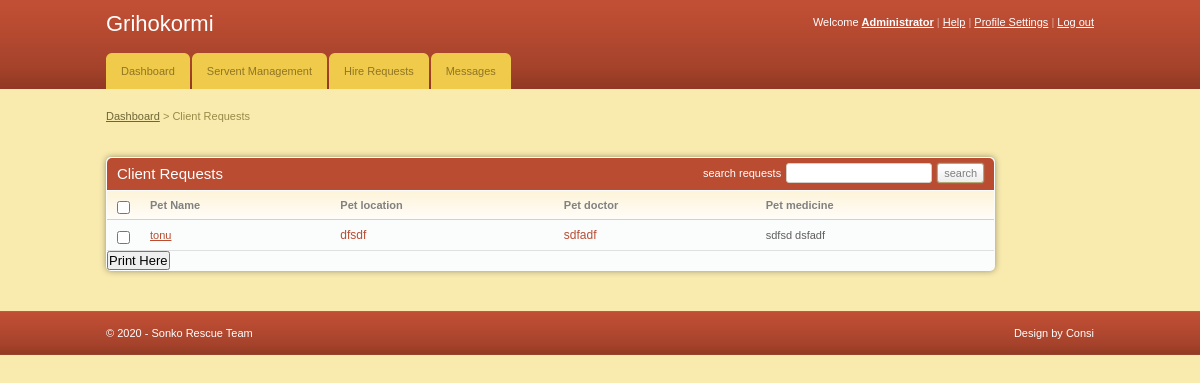
Page /admin/pet_clinic.php (signed in) on the committed database.
### tables this page shows
CREATE TABLE IF NOT EXISTS `pet_clinic` (
  `clinic_id` int(11) NOT NULL AUTO_INCREMENT,
  `pet_id` int(11) NOT NULL,
  `location` text NOT NULL,
  `medicine` text NOT NULL,
  `doctor` varchar(255) NOT NULL,
  PRIMARY KEY (`clinic_id`)
);

CREATE TABLE IF NOT EXISTS `pets` (
  `pet_id` int(11) NOT NULL AUTO_INCREMENT,
  `pet_name` varchar(255) NOT NULL,
  `pet_type` varchar(255) NOT NULL,
  `image` text,
  `price` int(11) NOT NULL,
  `status` varchar(255) NOT NULL,
  PRIMARY KEY (`pet_id`)
);

### admin/pet_clinic.php (the view, shortened to what this page needs)
<!DOCTYPE html PUBLIC "-//W3C//DTD XHTML 1.0 Transitional//EN" "http://www.w3.org/TR/xhtml1/DTD/xhtml1-transitional.dtd">
<html xmlns="http://www.w3.org/1999/xhtml">
<head>
	<link rel="stylesheet" href="css/style.css" type="text/css" media="all" />
</head>
<body>
<div id="header">
	<div class="shell">
		<?php
			include 'menu.php';
		?>
	</div>
</div>
<div id="container">
	<div class="shell">
		<div class="small-nav">
			<a href="index.php">Dashboard</a>
			<span>&gt;</span>
			Client Requests
		</div>
		<br />
		<div id="main">
			<div id="content" style="width:90%">
				<div class="box">
					<div class="box-head">
						<h2 class="left">Client Requests</h2>
						<div class="right">
							<label>search requests</label>
							<input type="text" class="field small-field" />
							<input type="submit" class="button" value="search" />
						</div>
					</div>
					<div class="table">
						<table width="100%" border="0" cellspacing="0" cellpadding="0">
							<tr>
								<th width="13"><input type="checkbox" class="checkbox" /></th>
								<th>Pet Name</th>
								<th>Pet location</th>
								<th>Pet doctor</th>
								<th>Pet medicine</th>
							</tr>
							<?php
								$connect = mysqli_connect("localhost", "root", "", "petshop");
								$sql ="SELECT pets.pet_name,pet_clinic.location,pet_clinic.doctor,pet_clinic.medicine FROM pet_clinic INNER JOIN pets WHERE pet_clinic.pet_id=pets.pet_id";
								$result = mysqli_query($connect, $sql);  ?>
								 <?php
                          if(mysqli_num_rows($result) > 0)
                          {
                               while($row = mysqli_fetch_array($result))
                               {
                          ?>
                          <tr>
								<td><input type="checkbox" class="checkbox" /></td>
								<td><a href="#"><?php echo $row['pet_name'] ?></a></td>
								<td><h3><a href="#"><?php echo $row['location'] ?></a></h3></td>
								<td><h3><a href="#"><?php echo $row['doctor'] ?></a></h3></td>
								<td><?php echo $row['medicine'] ?></td>
							</tr>
                          <?php
                               }
                          }
                          ?>
						</table>
					</div>
					<h2><input type="submit" onclick="window.print()" value="Print Here" /></h2>
				</div>
			</div>
		</div>
	</div>
</div>
<div id="footer">
	<div class="shell">
		<span class="left">&copy; <?php echo date("Y");?> - Sonko Rescue Team</span>
		<span class="right">
			Design by Consi</a>
		</span>
	</div>
</div>
</body>
</html>

### admin/css/style.css (style rules this page uses)
* { padding:0; margin:0; outline:0; }
body { background:#f9ebae; font-family: Verdana, sans-serif; font-size:11px; line-height:14px; color:#5e5e5e; }
input, textarea, select { font-family: Verdana, sans-serif; font-size:13px; }
.field { border:solid 1px #d3cfc7; background:#fff; padding:5px; }
.small-field { border:solid 1px #d3cfc7; background:#fff; padding:3px 1px; font-size:11px; }
.checkbox { width:13px; height:13px; vertical-align:top; position:relative; top:2px; }
.button { background:#eee url(images/button.gif) repeat-x 0 0; border:solid 1px #b1a874; color:#7f7f7f; font-size:11px; padding:2px 6px 2px 6px; cursor:pointer; line-height:14px !important; }
a { color:#ba4c32; text-decoration: underline; cursor:pointer; }
.left, .alignleft { float:left; display:inline; }
.right, .alignright { float:right; display:inline; }
h2 { font-size:15px; font-weight: normal; }
h3 { font-size:12px; line-height:14px; font-weight: normal; }
h3 a { text-decoration: none; }
.shell { width:988px; margin:0 auto; }
#header { height:89px; background:url(images/header.gif); white-space:nowrap; }
#container { padding:20px 0; }
.small-nav { color:#978b48; padding-bottom:20px; }
.small-nav a { color:#6f6636; }
#content { float:left; width:750px; }
.table th { background:#fffdfa url(images/th.gif) repeat-x 0 0; color:#818181; text-align: left; padding:7px 10px; border-bottom:solid 1px #d2d1cb; }
.table td { background:#fbfcfc; border-bottom:solid 1px #e0e0e0; padding:8px 10px; }
.box { background:#fbfcfc; height:100%; padding:1px; margin-bottom:20px; }
.box-head { background:#ba4c32; height:32px; color:#fff; padding: 0 10px; line-height:32px; white-space:nowrap; border-bottom:solid 1px #fff; }
.box-head .right { padding-top:5px; line-height:13px; }
.box-head .right label, .box-head .right input { float:left; }
.box-head .right label { padding:4px 0 0 0; }
.box-head .right input { margin-left:5px; }
#footer { height:44px; background:url(images/footer.gif); line-height:44px; color:#fff; }
.box { -moz-border-radius:5px; -webkit-border-radius:5px; -moz-box-shadow: 0 0 6px #978f6c; -webkit-box-shadow: 0 0 6px #978f6c; }
.box-head { -moz-border-radius-topleft:5px; -moz-border-radius-topright:5px; -webkit-border-top-left-radius:5px; -webkit-border-top-right-radius:5px; }
.field, .button { -moz-border-radius:4px; -webkit-border-radius:4px; }
.small-field, .button, .pagging a { -moz-border-radius:3px; -webkit-border-radius:3px; }
.button { -moz-box-shadow: 0 0 2px #978f6c; -webkit-box-shadow: 0 0 2px #978f6c; }

### rows in the picture
pet_clinic: pet.pet_name "tonu", location "dfsdf", doctor "sdfadf", medicine "sdfsd dsfadf"
